Frame 1 (no input): blank canvas, image omitted
Frame 60 (the mouse pressed at the canvas centre just before this capture): blank canvas, image omitted
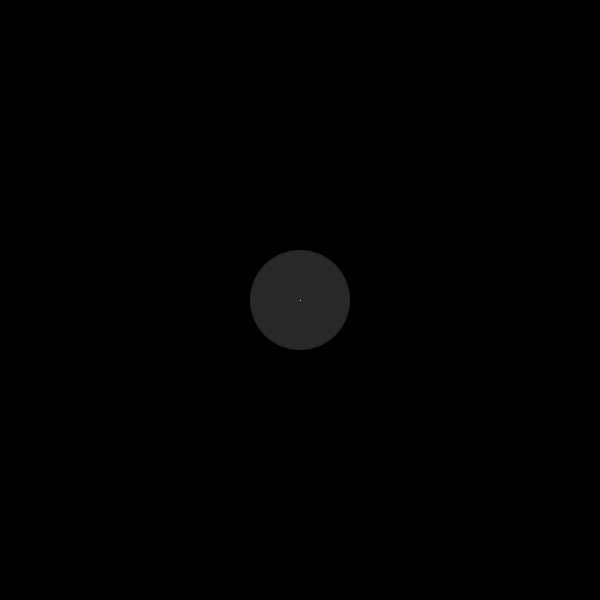
Frame 120 (the mouse held since frame 60 and released just before this capture)

The Processing sketch whose frames 1 and 60 were blank and that drew this single picture after the mouse press (run headless with seeded random() and noise(); from frame 60 on, the mouse is pressed at the canvas centre):

// Processing sketch: Network_02
// ── Network_02.pde
Node[] nodes = new Node[50];
int node_count = 0;

void setup(){
  
  size(600, 600);
  for(int i = 0; i < nodes.length; i++){
    nodes[i] = new Node(i, nodes);
  }
  
}

void draw(){
  
  background(0);
  
  for(int i = 0; i < node_count; i++){
    nodes[i].display();
    nodes[i].displayNetwork(node_count);
  }
  
}

void mousePressed(){
  
  if(node_count < nodes.length){
    nodes[node_count].setPosition(mouseX, mouseY);
    node_count++;
  }
  
}

// ── Node.pde
class Node {
  
  int x, y;
  int radius = 50;
  int id;
  Node[] other_nodes;
  
  Node(int temp_id, Node[] temp_others){
    id = temp_id;
    other_nodes = temp_others;
  }
  
  void setPosition(int px, int py){
    x = px;
    y = py;
  }
  
  void display(){
    ellipseMode(RADIUS);
    noStroke();
    fill(255, 40);
    ellipse(x, y, radius, radius);
  }

  void displayNetwork(int node_count){
    stroke(255);
    for(int i = id; i < node_count; i++){
      if(overlap(other_nodes[i]) == true){
        line(x, y, other_nodes[i].x, other_nodes[i].y);
      }
    }
  }
  
  boolean overlap(Node n){
    float distance_from_centers = dist(x, y, n.x, n.y);
    float diameter = radius * n.radius;
    if(distance_from_centers < diameter){
      return true;
    } else {
      return false;
    }
  }
  
}
